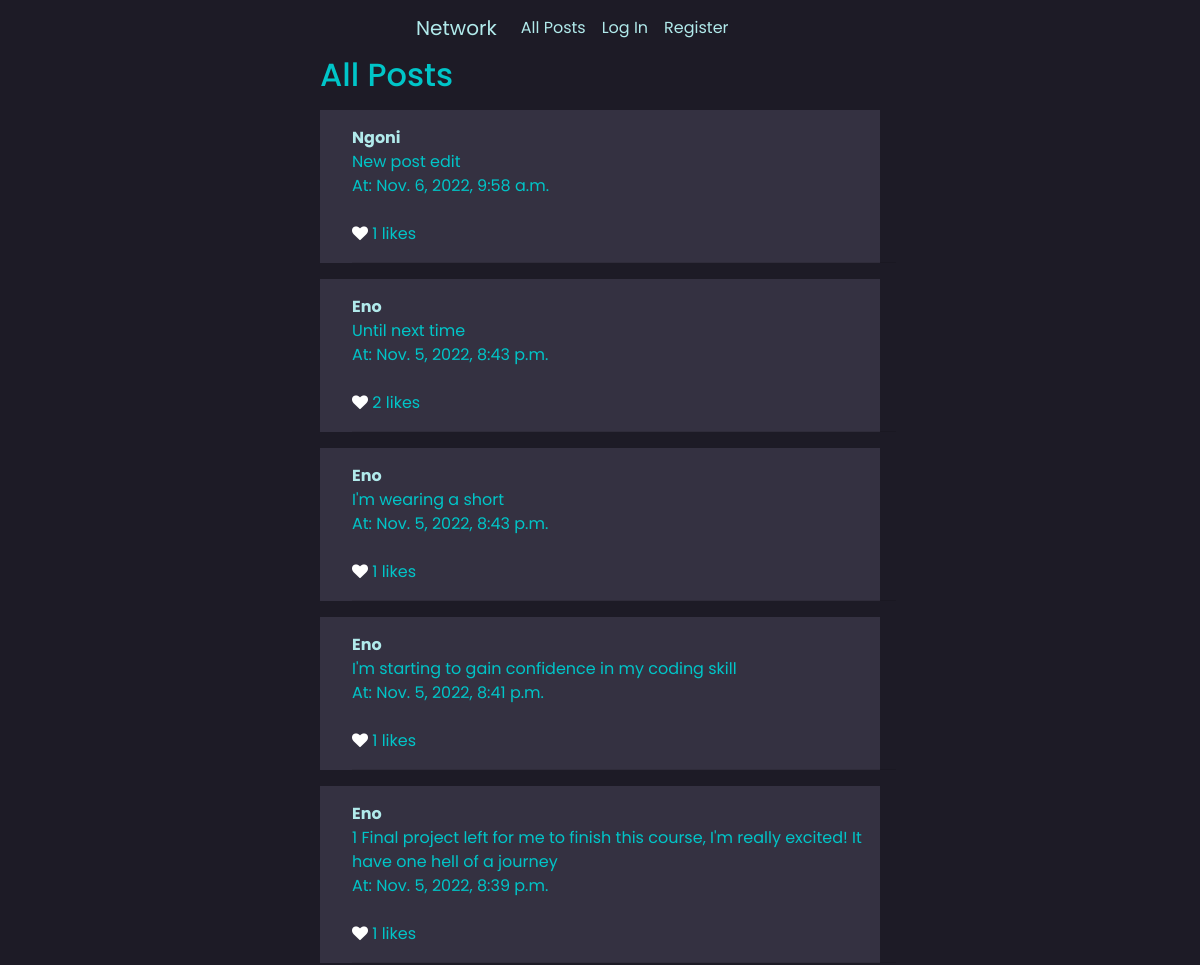
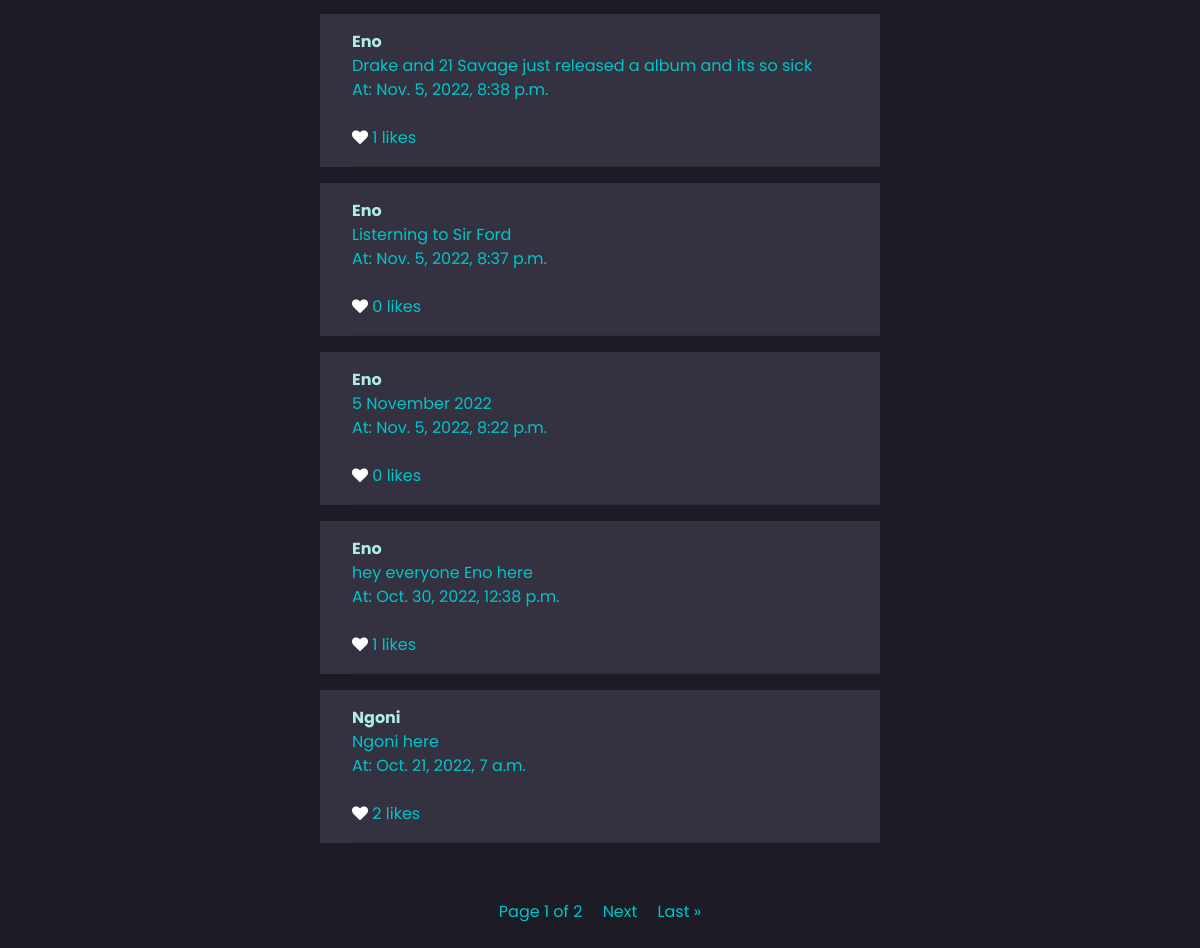
The page / on the database its author committed (2 pictures, top to bottom).
### network/models.py (models this page shows, shortened)
class Post(models.Model):
    body = models.TextField()
    author = models.ForeignKey("User", on_delete=models.CASCADE, related_name="posts")
    date = models.DateTimeField(auto_now_add = True)
    likes = models.ManyToManyField("User", related_name="post_likes")
    def total_likes(self):
        return self.likes.count()

class User(AbstractUser):
    pass

### network/views.py (the view)
# urls.py: path("", views.index, name="index"),
def index(request):
    posts = Post.objects.all().order_by('-date')
    paginator = Paginator(posts, 10)
    page = request.GET.get('page')
    post = paginator.get_page(page)
    return render(request, "network/index.html", {
        "post": post
    })

### network/templates/network/index.html (shortened to what this page needs)
{% extends "network/layout.html" %}
{% load static %}
{% block body %}
<h2>All Posts</h2>
    {% for post in post %}
    <div class="post_item index_post" value="{{post.id}}">
        <div class="container">
        <strong><a href="{% url 'profile' post.author %}">{{post.author}}</a></strong>
        <div class="post-body">
           <div class="original">{{ post.body }}</div>
           <div class="time">At: {{ post.date }}</div>
        </div>
        <br>
        <div class="like-post">
            <form>
                {% if request.user in post.likes.all %}
                <i class="fa fa-heart like-btn" id="{{post.id}}" style="color:red"></i>
                {% else %}
                <i class="fa fa-heart like-btn" id="{{post.id}}" style="color:white"></i>
                {% endif %}
                <span class="likes-count">{{ post.total_likes }}</span> likes
            </form>
        </div>
        <hr>
        </div>
    </div>
    {% endfor %}
    <center>
        <hr><br>
        Page {{ post.number }} of {{ post.paginator.num_pages }}
        {% if post.has_next %}
        <a id="next" href="?page={{ post.next_page_number }}">Next</a>
        <a id="last" href="?page={{ post.paginator.num_pages }}">Last &raquo</a>
        {% endif %}
        <br>
        <br>
    </center>
{% endblock %}

### network/static/network/styles.css (style rules this page uses)
body { background-color: #1D1B26; font-family: "Poppins"; }
body a { text-decoration: none; color: #b1eaeb; }
.body .post_item { background-color: #343141; }
.body .post_item .container { margin: 1rem; padding: 1rem 0 0 1rem; }
.body #next { padding: 0 1em 0 1em; color: var(--primary-color); }
.body #last { color: var(--primary-color); }

### rows shown on the page
Post: author "Ngoni", body "New post edit", date "Nov. 6, 2022, 9:58 a.m.", total_likes "1"
Post: author "Eno", body "Until next time", date "Nov. 5, 2022, 8:43 p.m.", total_likes "2"
Post: author "Eno", body "I'm wearing a short", date "Nov. 5, 2022, 8:43 p.m.", total_likes "1"
Post: author "Eno", body "I'm starting to gain confidence in my coding skill", date "Nov. 5, 2022, 8:41 p.m.", total_likes "1"
Post: author "Eno", body "1 Final project left for me to finish this course, I'm really excited! It have one hell of a journey", date "Nov. 5, 2022, 8:39 p.m.", total_likes "1"
Post: author "Eno", body "Drake and 21 Savage just released a album and its so sick", date "Nov. 5, 2022, 8:38 p.m.", total_likes "1"
Post: author "Eno", body "Listerning to Sir Ford", date "Nov. 5, 2022, 8:37 p.m.", total_likes "0"
Post: author "Eno", body "5 November 2022", date "Nov. 5, 2022, 8:22 p.m.", total_likes "0"
Post: author "Eno", body "hey everyone Eno here", date "Oct. 30, 2022, 12:38 p.m.", total_likes "1"
Post: author "Ngoni", body "Ngoni here", date "Oct. 21, 2022, 7 a.m.", total_likes "2"

### other values the page prints
{{ post.number }} "1"
{{ post.paginator.num_pages }} "2"
